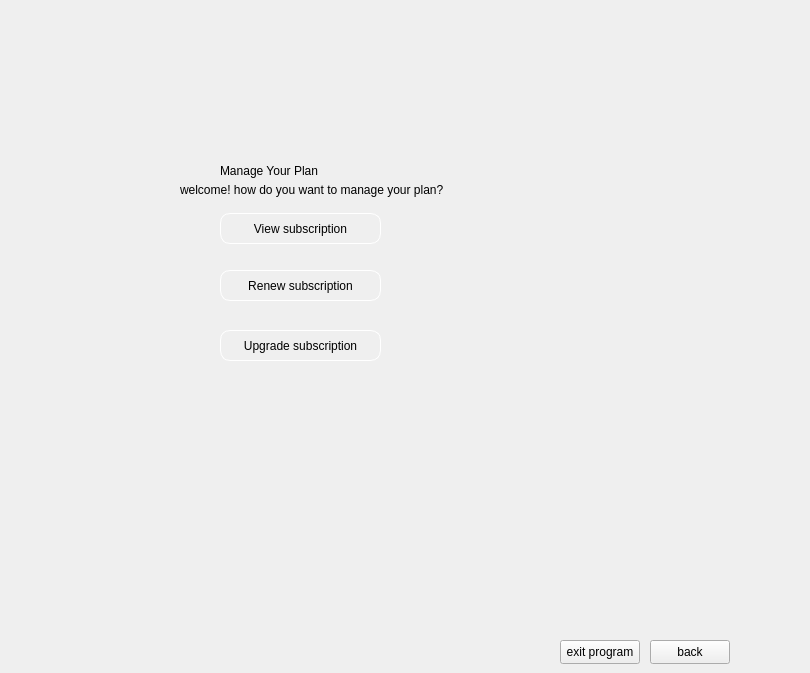
    <widget class="QWidget" name="manage_plan">
     <widget class="QWidget" name="widget_4" native="true">
      <property name="geometry">
       <rect>
        <x>130</x>
        <y>130</y>
        <width>381</width>
        <height>341</height>
       </rect>
      </property>
      <widget class="QLabel" name="label_5">
       <property name="geometry">
        <rect>
         <x>90</x>
         <y>0</y>
         <width>251</width>
         <height>81</height>
        </rect>
       </property>
       <property name="styleSheet">
        <string notr="true">font: 700 14pt &quot;Terminal&quot;;</string>
       </property>
       <property name="text">
        <string>Manage Your Plan </string>
       </property>
      </widget>
      <widget class="QPushButton" name="pushButton_8">
       <property name="geometry">
        <rect>
         <x>90</x>
         <y>83</y>
         <width>161</width>
         <height>31</height>
        </rect>
       </property>
       <property name="styleSheet">
        <string notr="true">border-radius:10px;
font: 10pt &quot;Segoe UI&quot;;
border:1px solid white;</string>
       </property>
       <property name="text">
        <string>View subscription</string>
       </property>
      </widget>
      <widget class="QPushButton" name="pushButton_9">
       <property name="geometry">
        <rect>
         <x>90</x>
         <y>140</y>
         <width>161</width>
         <height>31</height>
        </rect>
       </property>
       <property name="styleSheet">
        <string notr="true">border-radius:10px;
font: 10pt &quot;Segoe UI&quot;;
border:1px solid white;</string>
       </property>
       <property name="text">
        <string>Renew subscription</string>
       </property>
      </widget>
      <widget class="QLabel" name="label_6">
       <property name="geometry">
        <rect>
         <x>50</x>
         <y>50</y>
         <width>311</width>
         <height>20</height>
        </rect>
       </property>
       <property name="text">
        <string>welcome! how do you want to manage your plan?</string>
       </property>
      </widget>
      <widget class="QPushButton" name="pushButton_10">
       <property name="geometry">
        <rect>
         <x>90</x>
         <y>200</y>
         <width>161</width>
         <height>31</height>
        </rect>
       </property>
       <property name="styleSheet">
        <string notr="true">border-radius:10px;
font: 10pt &quot;Segoe UI&quot;;
border:1px solid white;
</string>
       </property>
       <property name="text">
        <string>Upgrade subscription</string>
       </property>
      </widget>
     </widget>
     <widget class="QWidget" name="widget_5" native="true">
      <property name="geometry">
       <rect>
        <x>560</x>
        <y>0</y>
        <width>241</width>
        <height>611</height>
       </rect>
      </property>
      <property name="styleSheet">
       <string notr="true">background-image: url(:/QtWidgetsApplication3/download-removebg-preview.png);
background-position: center;
    background-repeat: no-repeat;
</string>
      </property>
     </widget>
     <widget class="QPushButton" name="back8">
      <property name="geometry">
       <rect>
        <x>650</x>
        <y>640</y>
        <width>80</width>
        <height>24</height>
       </rect>
      </property>
      <property name="text">
       <string>back</string>
      </property>
     </widget>
     <widget class="QPushButton" name="exit8">
      <property name="geometry">
       <rect>
        <x>560</x>
        <y>640</y>
        <width>80</width>
        <height>24</height>
       </rect>
      </property>
      <property name="text">
       <string>exit program</string>
      </property>
     </widget>
    </widget>
